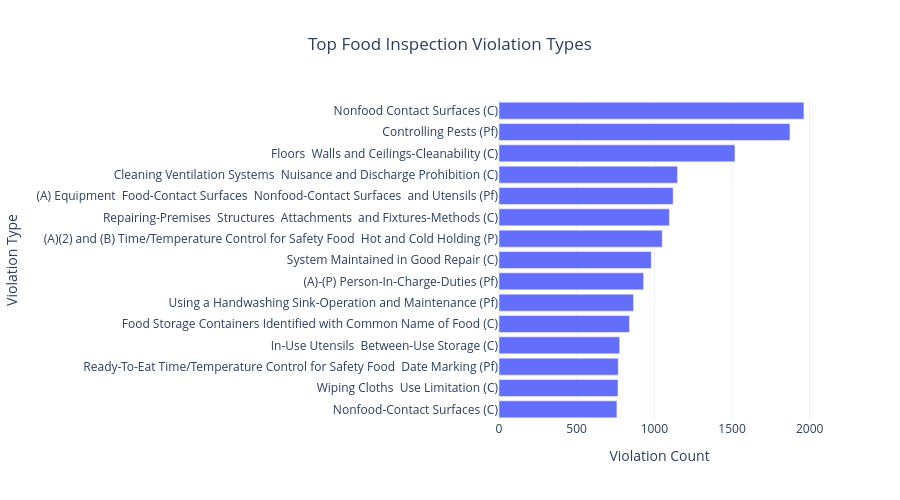

Source (notebook cell):
### Code cell
df_top_types = top_violation_types(2025)
chart_top_violation_types(df_top_types)

### Figure 1 — Plotly figure (JSON) as saved in the notebook; plotly's stock layout.template omitted (floating-point values rounded to 4 significant figures)
{"data": [{"hovertemplate": "violation_count=%{x}<br>violdesc=%{y}<extra></extra>", "legendgroup": "", "marker": {"color": "#636efa", "pattern": {"shape": ""}}, "name": "", "orientation": "h", "showlegend": false, "textposition": "auto", "type": "bar", "x": [759, 766, 768, 777, 840, 866, 931, 980, 1051, 1097, 1121, 1149, 1519, 1873, 1963], "xaxis": "x", "y": ["Nonfood-Contact Surfaces (C)", "Wiping Cloths  Use Limitation (C)", "Ready-To-Eat Time/Temperature Control for Safety Food  Date Marking (Pf)", "In-Use Utensils  Between-Use Storage (C)", "Food Storage Containers Identified with Common Name of Food (C)", "Using a Handwashing Sink-Operation and Maintenance (Pf)", "(A)-(P) Person-In-Charge-Duties (Pf)", "System Maintained in Good Repair (C)", "(A)(2) and (B) Time/Temperature Control for Safety Food  Hot and Cold Holding (P)", "Repairing-Premises  Structures  Attachments  and Fixtures-Methods (C)", "(A) Equipment  Food-Contact Surfaces  Nonfood-Contact Surfaces  and Utensils (Pf)", "Cleaning Ventilation Systems  Nuisance and Discharge Prohibition (C)", "Floors  Walls and Ceilings-Cleanability (C)", "Controlling Pests (Pf)", "Nonfood Contact Surfaces (C)"], "yaxis": "y"}], "layout": {"barmode": "relative", "height": 500, "legend": {"tracegroupgap": 0}, "title": {"text": "Top Food Inspection Violation Types", "x": 0.5}, "xaxis": {"anchor": "y", "domain": [0, 1], "title": {"text": "Violation Count"}}, "yaxis": {"anchor": "x", "domain": [0, 1], "title": {"text": "Violation Type"}}}}
